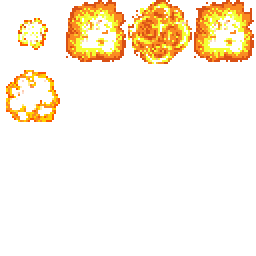
#> input picture images/explosion/explosion.png, 128 x 128 px (shown 2 times larger)
$ python convert_image.py explosion/explosion.png   (Python 2 division)
#> lines starting #> are read from the running program, lines starting #| are printed output that depends on the picture; after the words box and inside, x2 and y2 are one past the last pixel; in counts of white or black regions, pixels touching at a corner belong together
# This script requires Pillow
# Usage: python convert_image.py 'file_name'
# Outputs a .data file

from PIL import Image
import sys
import struct

for i in range(len(sys.argv) - 1):
    file_in = str(sys.argv[i + 1])
    file_out = file_in.split(".")[0] + ".data"
    img = Image.open(file_in)
#> img is the input picture: PIL image 128x128 RGBA; mean R, G, B, A 45.4, 34.5, 17, 47.2

    # Pads hexadecimal numbers to 4 characters
    def padhex(h):
        return h[2:].zfill(4)

    # Make sure the image uses RBGA
    if (len(img.split()) == 4):
        # Get the bytes for each value
        r, g, b, a = img.split()
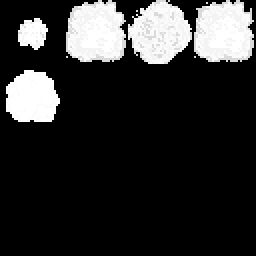
#> r: PIL image 128x128 L (shown 2 times larger); min 0, max 255, mean 45.4
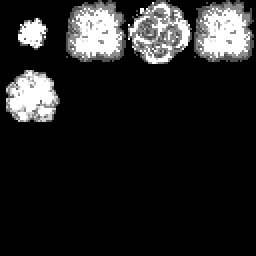
#> g: PIL image 128x128 L (shown 2 times larger); min 0, max 255, mean 34.5
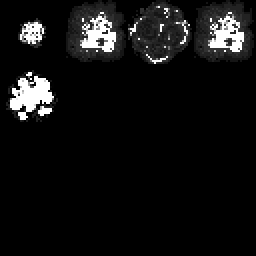
#> b: PIL image 128x128 L (shown 2 times larger); min 0, max 255, mean 17
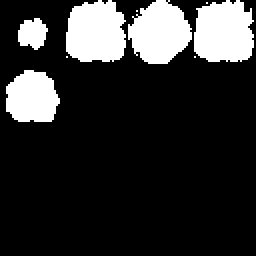
#> a: PIL image 128x128 L (shown 2 times larger); 18.5% white; 9 white regions (4 under 20 px), largest, box (x1, y1, x2, y2) and area: (97, 0, 127, 31) 786, (33, 0, 63, 31) 779, (64, 0, 96, 32) 733, (3, 35, 30, 61) 559, (9, 9, 24, 25) 173
        red_bytes = r.tobytes("raw")
        green_bytes = g.tobytes("raw")
        blue_bytes = b.tobytes("raw")
        alpha_bytes = a.tobytes("raw")

        # Write the upper 5 bits of every byte to the output
        # Alpha byte is converted to a single bit
        output = open(file_out, 'w')
        for i in range(len(red_bytes)):
            # First convert the byte to a 5-bit integer
#> (the run stopped early here; a loop or call above may not have finished)
